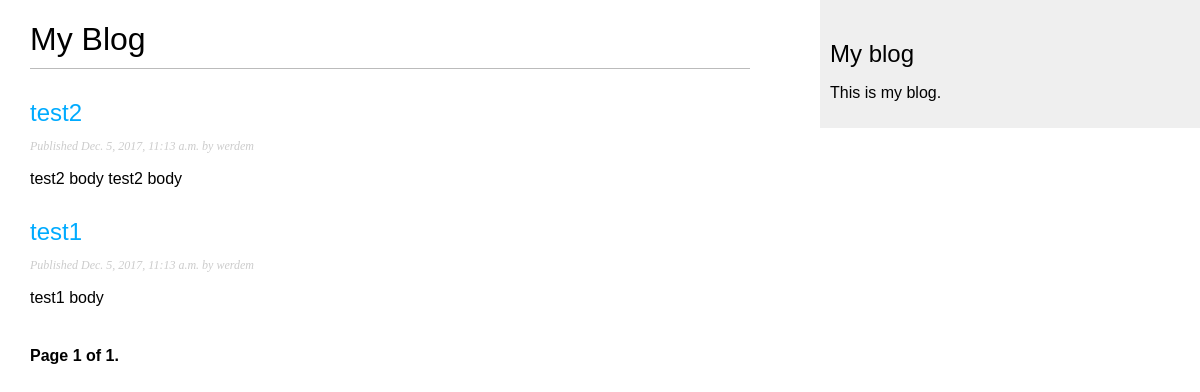
/blog/, run on an earlier commit of the app's database.
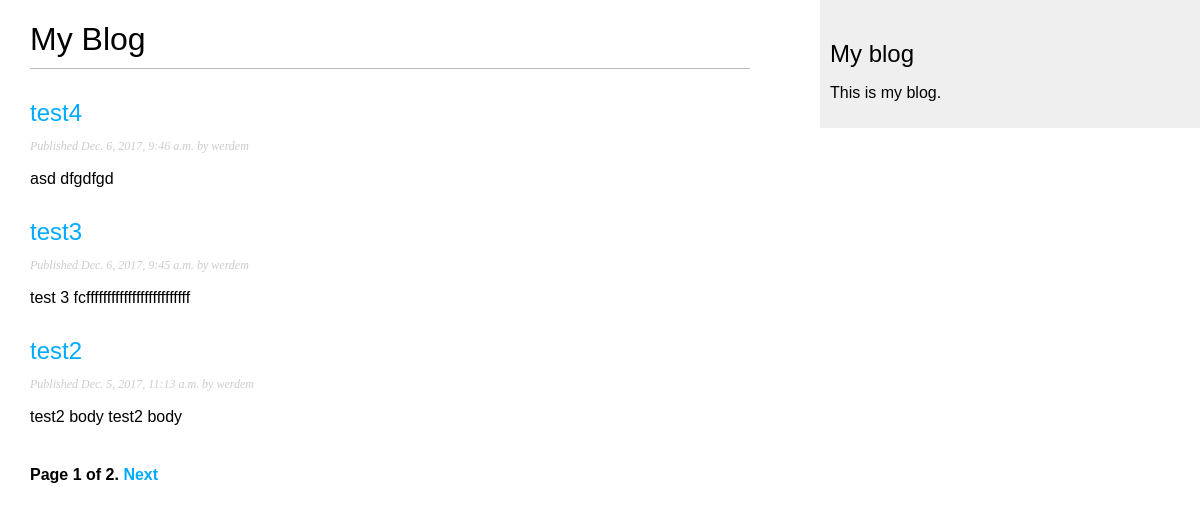
And on a later commit of the database.
### blog/models.py (models this page shows, shortened)
class Post(models.Model):
    STATUS_CHOICES=(
        ('draft','Draft'),
        ('published','Published')
    )
    title=models.CharField(max_length=250)
    slug=models.SlugField(max_length=250,
                          unique_for_date='publish')
    author=models.ForeignKey(User,related_name='blog_posts')
    body=models.TextField()
    publish=models.DateTimeField(default=timezone.now)
    created=models.DateTimeField(auto_now_add=True)
    updated=models.DateTimeField(auto_now=True)
    status=models.CharField(max_length=10,choices=STATUS_CHOICES,default='draft')
    objects=models.Manager() # the default manager
    published=PublishedManager() #the custom manager
    class Meta:
        ordering=('-publish',)
    def get_absolute_url(self):
        return reverse('blog:post_detail',
                       args=[self.publish.year,
                             self.publish.strftime('%m'),
                             self.publish.strftime('%d'),
                             self.slug])

### blog/views.py (the view)
class PostListView(ListView):
    queryset=Post.published.all()
    context_object_name='posts'
    paginate_by=3
    template_name='blog/post/list.html'

### blog/templates/blog/post/list.html (shortened to what this page needs)
{% extends "blog/base.html" %}
{% block content %}
    <h1>My Blog</h1>
        {% for post in posts %}
            <h2>
                <a href="{{ post.get_absolute_url }}">
                    {{ post.title }}
                </a>
            </h2>
            <p class="date">
                Published {{ post.publish }} by {{ post.author }}
            </p>
            {{ post.body|truncatewords:30|linebreaks }}
        {% endfor %}
        {% include "pagination.html" with page=page_obj %}
{% endblock %}

What changed in the data, as far as the page shows it:
no longer on this page (row unchanged): Post: title "test1", publish "Dec. 5, 2017, 11:13 a.m.", author "werdem", body "test1 body"
added Post: title "test4", publish "Dec. 6, 2017, 9:46 a.m.", author "werdem", body "asd dfgdfgd"
added Post: title "test3", publish "Dec. 6, 2017, 9:45 a.m.", author "werdem", body "test 3 fcfffffffffffffffffffffffff"
Also different on the page:
{{ page.paginator.num_pages }}: "1" → "2"
text now shown: "Next"
